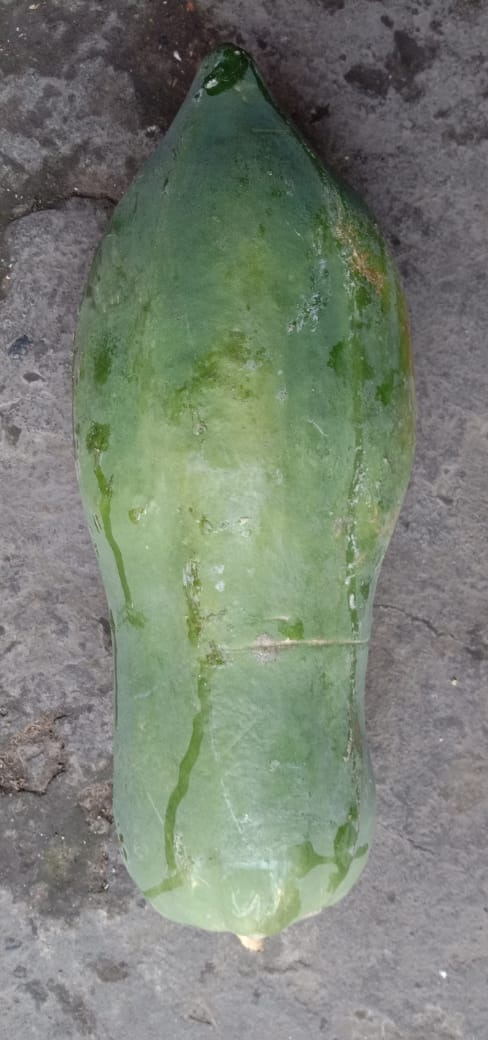
#> input picture pepaya 2.jpeg, 488 x 1040 px
$ jupyter execute '2.RGB2HSV(KNN PEPAYA 2).ipynb'
#> lines starting #> are read from the running program, lines starting #| are printed output that depends on the picture; long printed decimals are rounded
# RGB TO HSV PADA PEPAYA 2

DIMAS PRATIKTO
06.2018.1.06958

[cell 1]
import cv2
import pandas as pd
import numpy as np
from sklearn.neighbors import KNeighborsClassifier
from sklearn import neighbors
from sklearn.neighbors import NearestNeighbors
from sklearn.neighbors import KNeighborsRegressor

[cell 2]
original = cv2. imread('pepaya 2.jpeg')
#> original is the input picture: shape (1040, 488, 3); mean B, G, R 115.6, 128.1, 120.1

[cell 3]
#Resize Gambar
h, w = original.shape[:2]
#> h = 1040; w = 488
new_h, new_w= int(h/2), int(w/2)
#> new_h = 520; new_w = 244
image= cv2.resize(original,(new_w, new_h))

[cell 4]
#Convert RGB KE HSV
hsv= cv2.cvtColor(image, cv2.COLOR_RGB2HSV)
#> hsv: shape (520, 244, 3); mean H, S, V 104.7, 34, 130.9

[cell 5]
#Print Nilai HSV
print(hsv)
#> (printed output is left out)

[cell 6]
#Menampilkan Gambar HSV
cv2.imshow('Gambar HSV', hsv)

[cell 7]
#Menampilkan Gambar Tiap H,S,V
cv2.imshow('H Channel', hsv[: ,: ,0])
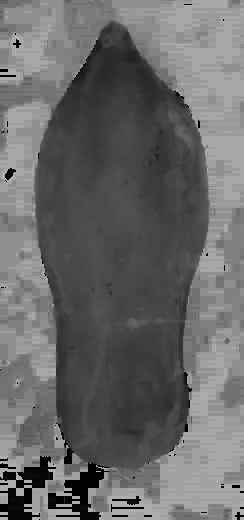
#> window 'H Channel': shape (520, 244); min 0, max 177, mean 104.7
cv2.imshow('S Channel', hsv[: ,: ,1])
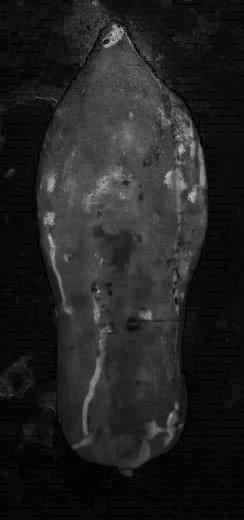
#> window 'S Channel': shape (520, 244); min 0, max 196, mean 34
cv2.imshow('V Channel', hsv[: ,: ,2])
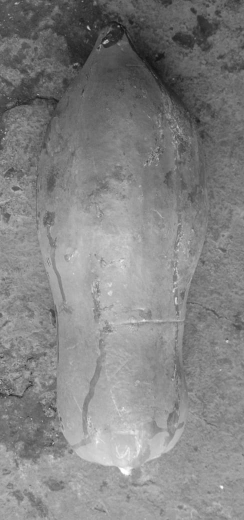
#> window 'V Channel': shape (520, 244); min 17, max 255, mean 130.9
cv2.waitKey(0)
cv2.destroyAllWindows()

[cell 8]
#Memperoleh Nilai Rata-Rata Tiap H,S,V
H = hsv[: ,: ,0]
S = hsv[: ,: ,1]
V = hsv[: ,: ,2]
meanH = np.mean(H)
#> meanH = 104.7
meanH = float(meanH)
meanS = np.mean(S)
#> meanS = 34.04
meanS = float(meanS)
meanV = np.mean(V)
#> meanV = 130.9
meanV = float(meanV)
print("Nilai Rata-rata H :", meanH,"S: ", meanS,"V: ",meanV)
#| Nilai Rata-rata H : 104.700 S:  34.036 V:  130.881

$ run again, with pepaya 1.jpeg copied over pepaya 2.jpeg
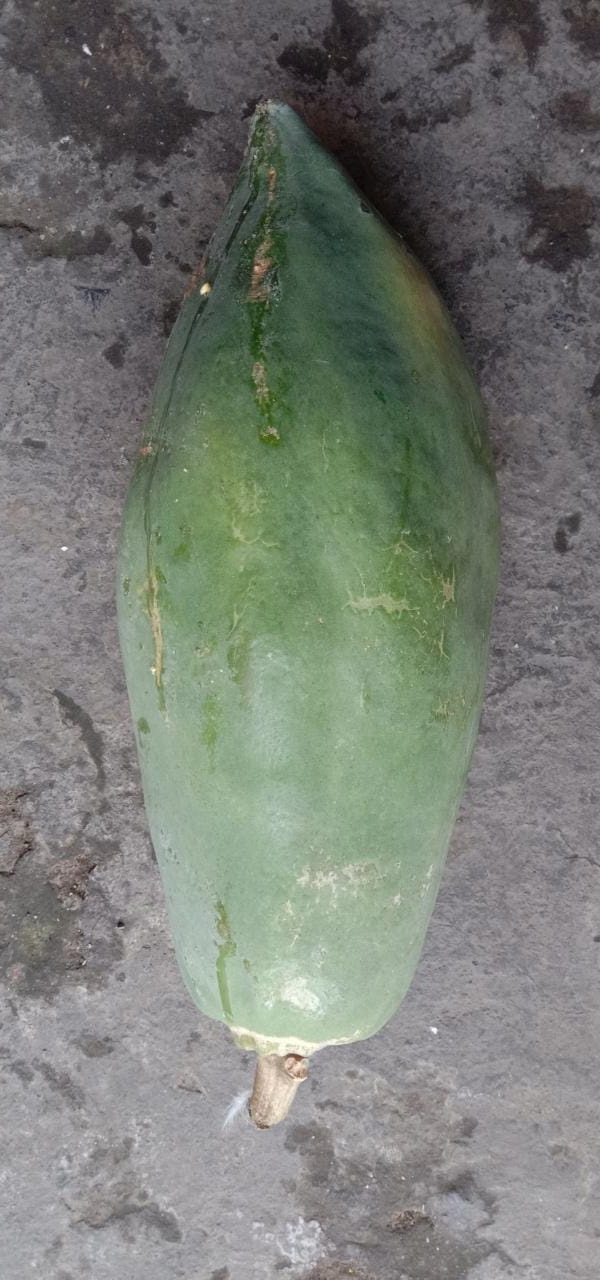
#> input picture pepaya 1.jpeg, 600 x 1280 px
#> original is the input picture: shape (1280, 600, 3); mean B, G, R 117.3, 124.8, 120.2
#> hsv: shape (640, 300, 3); mean H, S, V 114, 26.7, 127.9
#> (printed output is left out)
#> `cv2.imshow('S Channel', hsv[: ,: ,1])`:
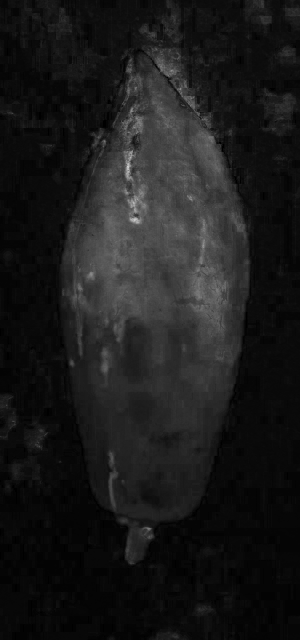
#> window 'S Channel': shape (640, 300); min 0, max 206, mean 26.7
#> `cv2.imshow('V Channel', hsv[: ,: ,2])`:
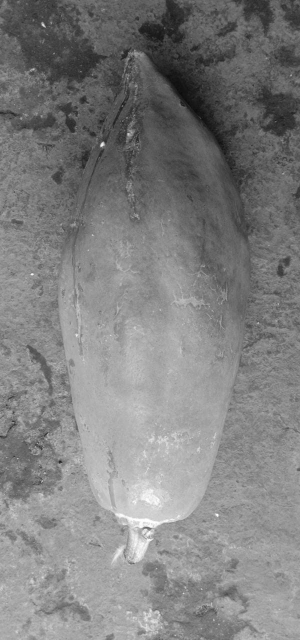
#> window 'V Channel': shape (640, 300); min 12, max 255, mean 127.9
#> meanH = 114
#> meanS = 26.73
#> meanV = 127.9
#| Nilai Rata-rata H : 113.953 S:  26.726 V:  127.924

$ run again, with pepaya 3.jpeg copied over pepaya 2.jpeg
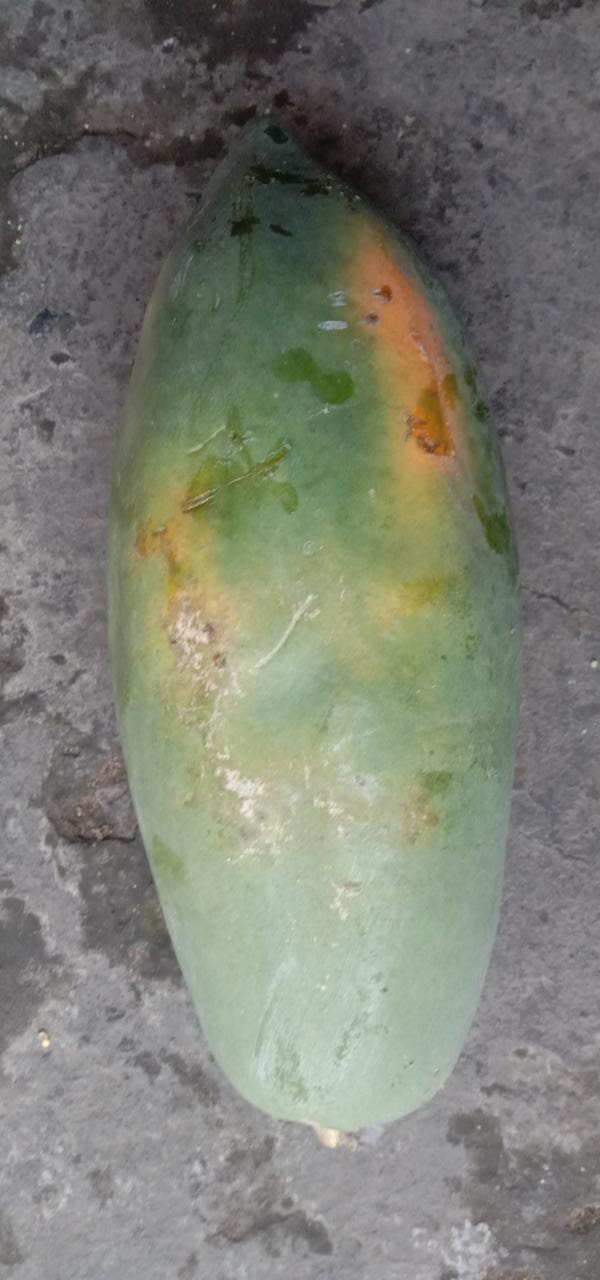
#> input picture pepaya 3.jpeg, 600 x 1280 px
#> original is the input picture: shape (1280, 600, 3); mean B, G, R 115.8, 127.2, 124.5
#> hsv: shape (640, 300, 3); mean H, S, V 100.5, 30.2, 130.6
#> (printed output is left out)
#> `cv2.imshow('S Channel', hsv[: ,: ,1])`:
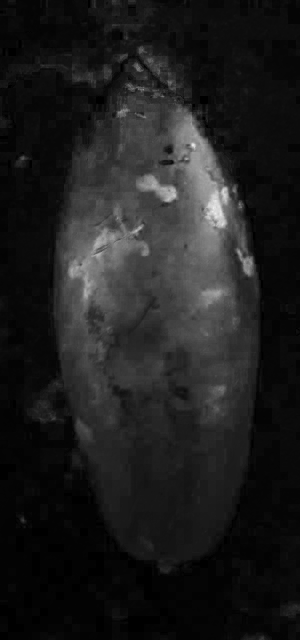
#> window 'S Channel': shape (640, 300); min 0, max 235, mean 30.2
#> `cv2.imshow('V Channel', hsv[: ,: ,2])`:
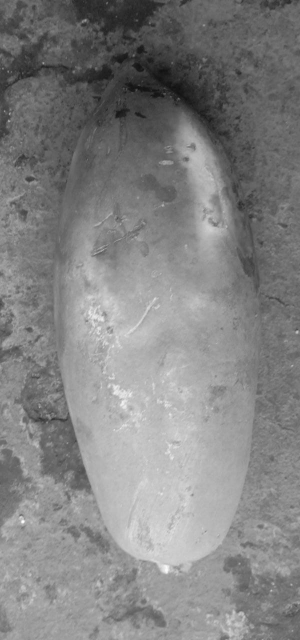
#> window 'V Channel': shape (640, 300); min 17, max 253, mean 130.6
#> meanH = 100.5
#> meanS = 30.23
#> meanV = 130.6
#| Nilai Rata-rata H : 100.478 S:  30.234 V:  130.562

$ run again, with pepaya 4.jpeg copied over pepaya 2.jpeg
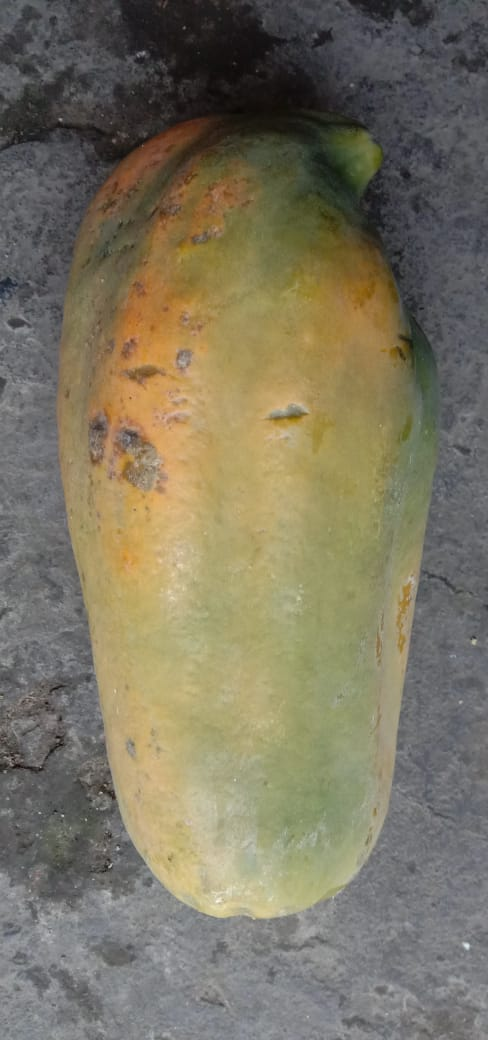
#> input picture pepaya 4.jpeg, 488 x 1040 px
#> original is the input picture: shape (1040, 488, 3); mean B, G, R 97, 117, 123.5
#> hsv: shape (520, 244, 3); mean H, S, V 65.8, 55.2, 126.2
#> (printed output is left out)
#> `cv2.imshow('S Channel', hsv[: ,: ,1])`:
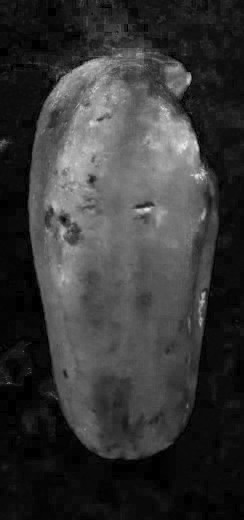
#> window 'S Channel': shape (520, 244); min 0, max 236, mean 55.2
#> `cv2.imshow('V Channel', hsv[: ,: ,2])`:
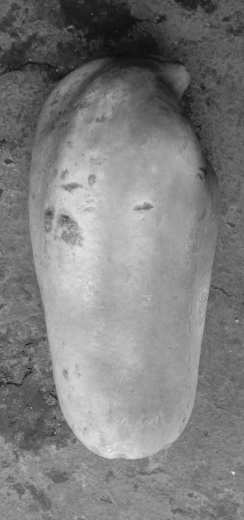
#> window 'V Channel': shape (520, 244); min 11, max 247, mean 126.2
#> meanH = 65.79
#> meanS = 55.21
#> meanV = 126.2
#| Nilai Rata-rata H : 65.788 S:  55.213 V:  126.160
